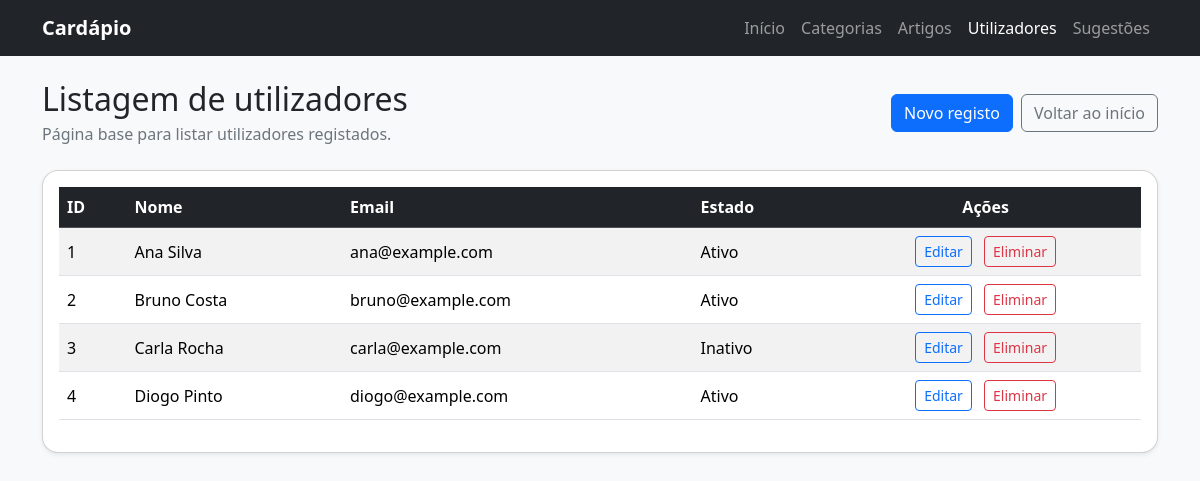
The page /utilizadoresListar.php on the database its author committed.
### tables this page shows
CREATE TABLE tb_utilizador (
    idUtilizador INT NOT NULL AUTO_INCREMENT,
    nomeUtilizador VARCHAR(120) NOT NULL,
    emailUtilizador VARCHAR(150) NOT NULL,
    telefoneUtilizador VARCHAR(20) DEFAULT NULL,
    estadoUtilizador ENUM('Ativo','Inativo') NOT NULL DEFAULT 'Ativo',
    PRIMARY KEY (idUtilizador),
    UNIQUE KEY uk_emailUtilizador (emailUtilizador)
);

### utilizadoresListar.php (the view, shortened to what this page needs)
<?php
require_once("connectionBD.php");
$sql = "SELECT * FROM tb_utilizador";
$result = $ligacao->query($sql);
?>
<!DOCTYPE html>
<html lang="pt-PT">
<head>
  <link href="https://cdn.jsdelivr.net/npm/bootstrap@5.3.3/dist/css/bootstrap.min.css" rel="stylesheet">
</head>
<body class="bg-light">
  <nav class="navbar navbar-expand-lg navbar-dark bg-dark">
    <div class="container">
      <a class="navbar-brand fw-bold" href="index.php">Cardápio</a>
      <div class="collapse navbar-collapse show">
        <ul class="navbar-nav ms-auto">
          <li class="nav-item"><a class="nav-link" href="index.php">Início</a></li>
          <li class="nav-item"><a class="nav-link" href="categoriasListar.php">Categorias</a></li>
          <li class="nav-item"><a class="nav-link" href="artigosListar.php">Artigos</a></li>
          <li class="nav-item"><a class="nav-link active" href="utilizadoresListar.php">Utilizadores</a></li>
          <li class="nav-item"><a class="nav-link" href="sugestoesListar.php">Sugestões</a></li>
        </ul>
      </div>
    </div>
  </nav>
  <main class="container py-4">
<section class="d-flex flex-column flex-md-row justify-content-between align-items-md-center gap-3 mb-4">
  <div>
    <h1 class="h2 mb-1">Listagem de utilizadores</h1>
    <p class="text-secondary mb-0">Página base para listar utilizadores registados.</p>
  </div>
  <div class="d-flex gap-2">
    <a href="utilizadoresCriar.php" class="btn btn-primary">Novo registo</a>
    <a href="index.php" class="btn btn-outline-secondary">Voltar ao início</a>
  </div>
</section>
<section class="card shadow-sm rounded-4">
  <div class="card-body">
    <div class="table-responsive">
      <table class="table table-striped table-hover align-middle">
        <thead class="table-dark">
          <tr>
            <th>ID</th>
            <th>Nome</th>
            <th>Email</th>
            <th>Estado</th>
            <th class="text-center">Ações</th>
          </tr>
        </thead>
        <tbody>
        <?php if ($result->num_rows > 0): ?>
          <?php while($row = $result->fetch_assoc()): ?>
            <tr>
              <td><?= $row['idUtilizador'] ?></td>
              <td><?= $row['nomeUtilizador'] ?></td>
              <td><?= $row['emailUtilizador'] ?></td>
              <td><?= $row['estadoUtilizador'] ?></td>
              <td class="text-center">
                <a href="utilizadoresEditar.php?id=<?= $row['idUtilizador'] ?>" class="btn btn-sm btn-outline-primary me-2">Editar</a>
                <a href="utilizadoresEliminar.php?id=<?= $row['idUtilizador'] ?>" class="btn btn-sm btn-outline-danger">Eliminar</a>
              </td>
            </tr>
          <?php endwhile; ?>
        <?php else: ?>
          <tr>
            <td colspan="5" class="text-center">Sem registos</td>
          </tr>
        <?php endif; ?>
        </tbody>
      </table>
    </div>
  </div>
</section>
  </main>
</body>
</html>

### rows shown on the page
tb_utilizador: idUtilizador "1", nomeUtilizador "Ana Silva", emailUtilizador "ana@example.com", estadoUtilizador "Ativo"
tb_utilizador: idUtilizador "2", nomeUtilizador "Bruno Costa", emailUtilizador "bruno@example.com", estadoUtilizador "Ativo"
tb_utilizador: idUtilizador "3", nomeUtilizador "Carla Rocha", emailUtilizador "carla@example.com", estadoUtilizador "Inativo"
tb_utilizador: idUtilizador "4", nomeUtilizador "Diogo Pinto", emailUtilizador "diogo@example.com", estadoUtilizador "Ativo"
